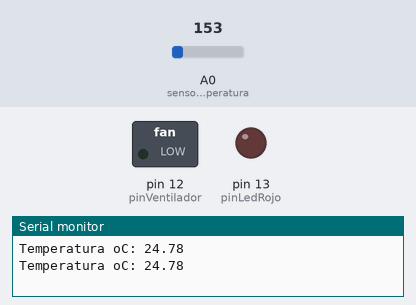
The sketch below on a simulated Arduino Uno, built with avr-gcc and run on an emulated ATmega328P. On the bench: switched loads named in the sketch (green lamp = pin HIGH), output pins drawn as LEDs (lit = HIGH), the last lines printed to the serial monitor. Inputs (shaded band) come from the test bench; at power-on: A0 (sensorTemperatura) = 153.

Above: at 1.8 s.
1.9 s: A0 (sensorTemperatura) set to 160
At 3.1 s:
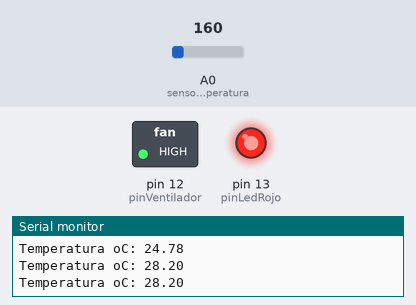
3.5 s: A0 (sensorTemperatura) set to 133
At 4.6 s:
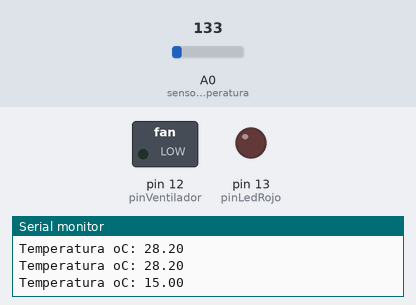
5.5 s: A0 (sensorTemperatura) set to 114
At 7.4 s:
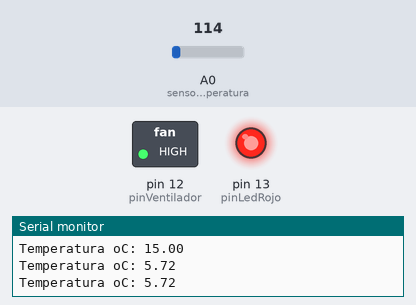
Timing chart, 0 to 8.9 s (numbered marks = the images above; inputs shaded):
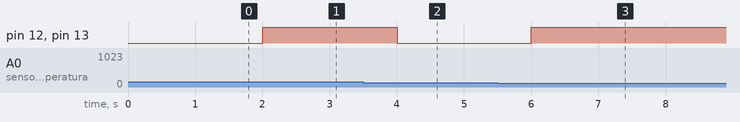

The sketch:

rutinas_21.ino
```cpp
//Developer:Mario Zambrano
/* Script description:
Turn led on with Arduino and c++
*/
const int pinLedRojo = 13;
const int sensorTemperatura = A0;
const int pinVentilador = 12;


float temperatura = 0;

void setup() {

  Serial.begin(9600);


  pinMode(pinLedRojo, OUTPUT);
  pinMode(pinVentilador, OUTPUT);
}

void loop() {

  temperatura = obtenerTemperatura();


  Serial.print("Temperatura oC: ");
  Serial.println(temperatura);


  if (temperatura < 5) {

    intermitenciaLed();
    apagarVentilador();
  } else if (temperatura >= 6 && temperatura <= 25) {

    apagarLed();
    apagarVentilador();
  } else {

    encenderLed();
    encenderVentilador();
  }

  delay(1000);
}

float obtenerTemperatura() {

  int lectura = analogRead(sensorTemperatura);


  float voltaje = lectura * (5.0 / 1023.0);
  float temperaturaCelsius = (voltaje - 0.5) * 100.0;

  return temperaturaCelsius;
}

void intermitenciaLed() {
  digitalWrite(pinLedRojo, HIGH);
  delay(500);
  digitalWrite(pinLedRojo, LOW);
  delay(500);
}

void encenderLed() {
  digitalWrite(pinLedRojo, HIGH);
}

void apagarLed() {
  digitalWrite(pinLedRojo, LOW);
}

void encenderVentilador() {
  digitalWrite(pinVentilador, HIGH);
}

void apagarVentilador() {
  digitalWrite(pinVentilador, LOW);
}
```

Measured:
- the behaviour switches between 153 and 154 on A0 (sensorTemperatura) (found by bisection; images 0 and 1)
- the behaviour switches between 115 and 114 on A0 (sensorTemperatura) (found by bisection; images 2 and 3)
- after the input at 1.9 s, pin 12 (pinVentilador), pin 13 (pinLedRojo): LOW → HIGH after 0.10 s
- after the input at 3.5 s, pin 12 (pinVentilador), pin 13 (pinLedRojo): HIGH → LOW after 0.50 s
- after the input at 5.5 s, pin 12 (pinVentilador), pin 13 (pinLedRojo): LOW → HIGH after 0.51 s
